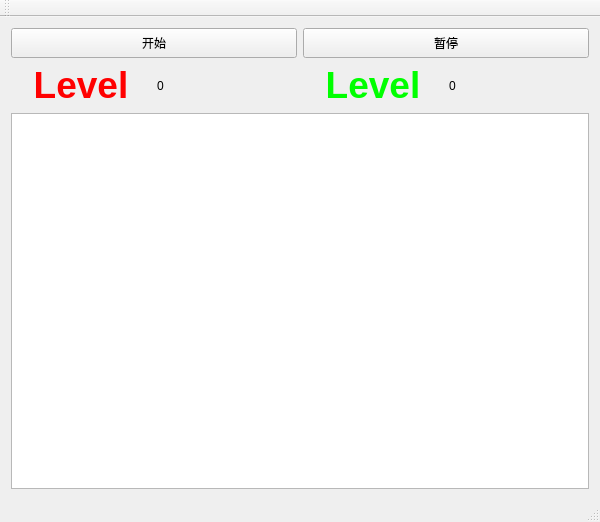
<?xml version="1.0" encoding="UTF-8"?>
<ui version="4.0">
 <class>tanchisheClass</class>
 <widget class="QMainWindow" name="tanchisheClass">
  <property name="geometry">
   <rect>
    <x>0</x>
    <y>0</y>
    <width>600</width>
    <height>522</height>
   </rect>
  </property>
  <property name="windowTitle">
   <string>tanchishe</string>
  </property>
  <widget class="QWidget" name="centralWidget">
   <layout class="QVBoxLayout" name="verticalLayout">
    <item>
     <layout class="QHBoxLayout" name="horizontalLayout_2">
      <item>
       <widget class="QPushButton" name="startButton">
        <property name="minimumSize">
         <size>
          <width>0</width>
          <height>30</height>
         </size>
        </property>
        <property name="text">
         <string>开始</string>
        </property>
       </widget>
      </item>
      <item>
       <widget class="QPushButton" name="pauseButton">
        <property name="minimumSize">
         <size>
          <width>0</width>
          <height>30</height>
         </size>
        </property>
        <property name="text">
         <string>暂停</string>
        </property>
       </widget>
      </item>
     </layout>
    </item>
    <item>
     <layout class="QHBoxLayout" name="horizontalLayout">
      <item>
       <layout class="QVBoxLayout" name="verticalLayout_2">
        <item>
         <layout class="QHBoxLayout" name="horizontalLayout_3">
          <item>
           <widget class="QLabel" name="label">
            <property name="minimumSize">
             <size>
              <width>0</width>
              <height>40</height>
             </size>
            </property>
            <property name="text">
             <string>&lt;html&gt;&lt;head/&gt;&lt;body&gt;&lt;p align=&quot;center&quot;&gt;&lt;span style=&quot; font-size:28pt; font-weight:600; color:#ff0000;&quot;&gt;Level&lt;/span&gt;&lt;/p&gt;&lt;/body&gt;&lt;/html&gt;</string>
            </property>
           </widget>
          </item>
          <item>
           <widget class="QLabel" name="leftLevelLabel">
            <property name="text">
             <string>0</string>
            </property>
           </widget>
          </item>
         </layout>
        </item>
       </layout>
      </item>
      <item>
       <layout class="QVBoxLayout" name="verticalLayout_3">
        <item>
         <layout class="QHBoxLayout" name="horizontalLayout_6">
          <item>
           <widget class="QLabel" name="label_2">
            <property name="text">
             <string>&lt;html&gt;&lt;head/&gt;&lt;body&gt;&lt;p align=&quot;center&quot;&gt;&lt;span style=&quot; font-size:28pt; font-weight:600; color:#00ff00;&quot;&gt;Level&lt;/span&gt;&lt;/p&gt;&lt;/body&gt;&lt;/html&gt;</string>
            </property>
           </widget>
          </item>
          <item>
           <widget class="QLabel" name="rightLevelLabel">
            <property name="text">
             <string>0</string>
            </property>
           </widget>
          </item>
         </layout>
        </item>
       </layout>
      </item>
     </layout>
    </item>
    <item>
     <widget class="Viewer" name="view"/>
    </item>
   </layout>
  </widget>
  <widget class="QMenuBar" name="menuBar">
   <property name="geometry">
    <rect>
     <x>0</x>
     <y>0</y>
     <width>600</width>
     <height>23</height>
    </rect>
   </property>
  </widget>
  <widget class="QToolBar" name="mainToolBar">
   <attribute name="toolBarArea">
    <enum>TopToolBarArea</enum>
   </attribute>
   <attribute name="toolBarBreak">
    <bool>false</bool>
   </attribute>
  </widget>
  <widget class="QStatusBar" name="statusBar"/>
 </widget>
 <layoutdefault spacing="6" margin="11"/>
 <customwidgets>
  <customwidget>
   <class>Viewer</class>
   <extends>QGraphicsView</extends>
   <header>viewer.h</header>
  </customwidget>
 </customwidgets>
 <resources>
  <include location="tanchishe.qrc"/>
 </resources>
 <connections/>
</ui>
